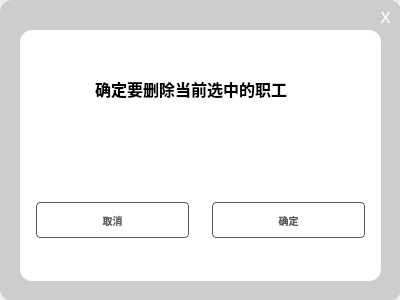
<?xml version="1.0" encoding="UTF-8"?>
<ui version="4.0">
 <class>deleteEmployeewindow</class>
 <widget class="QDialog" name="deleteEmployeewindow">
  <property name="geometry">
   <rect>
    <x>0</x>
    <y>0</y>
    <width>400</width>
    <height>300</height>
   </rect>
  </property>
  <property name="windowTitle">
   <string>Dialog</string>
  </property>
  <widget class="QFrame" name="frame">
   <property name="geometry">
    <rect>
     <x>0</x>
     <y>0</y>
     <width>401</width>
     <height>301</height>
    </rect>
   </property>
   <property name="styleSheet">
    <string notr="true">background-color:rgb(205, 205, 205); 
border-radius: 12px;
 </string>
   </property>
   <property name="frameShape">
    <enum>QFrame::StyledPanel</enum>
   </property>
   <property name="frameShadow">
    <enum>QFrame::Raised</enum>
   </property>
   <widget class="QPushButton" name="closeButton">
    <property name="geometry">
     <rect>
      <x>370</x>
      <y>0</y>
      <width>31</width>
      <height>31</height>
     </rect>
    </property>
    <property name="styleSheet">
     <string notr="true">QPushButton {
    background-color:rgb(205, 205, 205);
    color: white;
     border-top-left-radius: 0px;    
    border-top-right-radius: 12px;   
    border-bottom-left-radius: 0px;   
    border-bottom-right-radius: 0px;  
    font-size: 20px;
}
QPushButton:hover {
    background-color:rgb(133, 133, 133);
}</string>
    </property>
    <property name="text">
     <string>x</string>
    </property>
   </widget>
   <widget class="QFrame" name="frame_2">
    <property name="geometry">
     <rect>
      <x>20</x>
      <y>30</y>
      <width>361</width>
      <height>251</height>
     </rect>
    </property>
    <property name="styleSheet">
     <string notr="true">background-color:rgb(255, 255, 255);</string>
    </property>
    <property name="frameShape">
     <enum>QFrame::StyledPanel</enum>
    </property>
    <property name="frameShadow">
     <enum>QFrame::Raised</enum>
    </property>
    <widget class="QWidget" name="horizontalLayoutWidget">
     <property name="geometry">
      <rect>
       <x>0</x>
       <y>30</y>
       <width>341</width>
       <height>121</height>
      </rect>
     </property>
     <layout class="QHBoxLayout" name="horizontalLayout" stretch="1,0,1">
      <item>
       <spacer name="horizontalSpacer">
        <property name="orientation">
         <enum>Qt::Horizontal</enum>
        </property>
        <property name="sizeHint" stdset="0">
         <size>
          <width>40</width>
          <height>20</height>
         </size>
        </property>
       </spacer>
      </item>
      <item>
       <layout class="QVBoxLayout" name="verticalLayout">
        <item>
         <widget class="QLabel" name="Label">
          <property name="font">
           <font>
            <family>等线</family>
            <bold>true</bold>
           </font>
          </property>
          <property name="text">
           <string>&lt;html&gt;&lt;head/&gt;&lt;body&gt;&lt;p&gt;&lt;span style=&quot; font-size:12pt;&quot;&gt;确定要删除当前选中的职工&lt;/span&gt;&lt;/p&gt;&lt;/body&gt;&lt;/html&gt;</string>
          </property>
         </widget>
        </item>
        <item>
         <widget class="QLabel" name="selectedLabel">
          <property name="font">
           <font>
            <family>等线</family>
            <bold>true</bold>
           </font>
          </property>
          <property name="text">
           <string>&lt;html&gt;&lt;head/&gt;&lt;body&gt;&lt;p align=&quot;center&quot;&gt;&lt;br/&gt;&lt;/p&gt;&lt;/body&gt;&lt;/html&gt;</string>
          </property>
         </widget>
        </item>
       </layout>
      </item>
      <item>
       <spacer name="horizontalSpacer_2">
        <property name="orientation">
         <enum>Qt::Horizontal</enum>
        </property>
        <property name="sizeHint" stdset="0">
         <size>
          <width>40</width>
          <height>20</height>
         </size>
        </property>
       </spacer>
      </item>
     </layout>
    </widget>
    <widget class="QWidget" name="horizontalLayoutWidget_2">
     <property name="geometry">
      <rect>
       <x>0</x>
       <y>150</y>
       <width>361</width>
       <height>81</height>
      </rect>
     </property>
     <layout class="QHBoxLayout" name="horizontalLayout_2" stretch="1,5,1,5,1">
      <item>
       <spacer name="horizontalSpacer_3">
        <property name="orientation">
         <enum>Qt::Horizontal</enum>
        </property>
        <property name="sizeHint" stdset="0">
         <size>
          <width>40</width>
          <height>20</height>
         </size>
        </property>
       </spacer>
      </item>
      <item>
       <widget class="QPushButton" name="cancelButton">
        <property name="sizePolicy">
         <sizepolicy hsizetype="Fixed" vsizetype="Fixed">
          <horstretch>0</horstretch>
          <verstretch>0</verstretch>
         </sizepolicy>
        </property>
        <property name="font">
         <font>
          <family>等线</family>
          <pointsize>-1</pointsize>
          <bold>true</bold>
         </font>
        </property>
        <property name="styleSheet">
         <string notr="true">QPushButton{
height:34;
width:151;
color:rgb(90, 90, 90);
border:1px solid rgb(90, 90, 90);
border-radius:4px;
font-size:10px;
}
QPushButton:hover {
    background-color: rgb(205, 205, 205);
color:rgb(255, 255, 255);
font-size:12px;
}
QPushButton:pressed{
    background-color: rgb(133,133,133);
color:rgb(255, 255, 255);
font-size:10px;
}</string>
        </property>
        <property name="text">
         <string>取消</string>
        </property>
       </widget>
      </item>
      <item>
       <spacer name="horizontalSpacer_5">
        <property name="orientation">
         <enum>Qt::Horizontal</enum>
        </property>
        <property name="sizeHint" stdset="0">
         <size>
          <width>40</width>
          <height>20</height>
         </size>
        </property>
       </spacer>
      </item>
      <item>
       <widget class="QPushButton" name="confirmButton">
        <property name="sizePolicy">
         <sizepolicy hsizetype="Fixed" vsizetype="Fixed">
          <horstretch>0</horstretch>
          <verstretch>0</verstretch>
         </sizepolicy>
        </property>
        <property name="font">
         <font>
          <family>等线</family>
          <pointsize>-1</pointsize>
          <bold>true</bold>
         </font>
        </property>
        <property name="styleSheet">
         <string notr="true">QPushButton{
height:34;
width:151;
color:rgb(90, 90, 90);
border:1px solid rgb(90, 90, 90);
border-radius:4px;
font-size:10px;
}
QPushButton:hover {
    background-color: rgb(205, 205, 205);
color:rgb(255, 255, 255);
font-size:12px;
}
QPushButton:pressed{
    background-color: rgb(133,133,133);
color:rgb(255, 255, 255);
font-size:10px;
}</string>
        </property>
        <property name="text">
         <string>确定</string>
        </property>
       </widget>
      </item>
      <item>
       <spacer name="horizontalSpacer_4">
        <property name="orientation">
         <enum>Qt::Horizontal</enum>
        </property>
        <property name="sizeHint" stdset="0">
         <size>
          <width>40</width>
          <height>20</height>
         </size>
        </property>
       </spacer>
      </item>
     </layout>
    </widget>
   </widget>
  </widget>
 </widget>
 <resources/>
 <connections/>
</ui>
